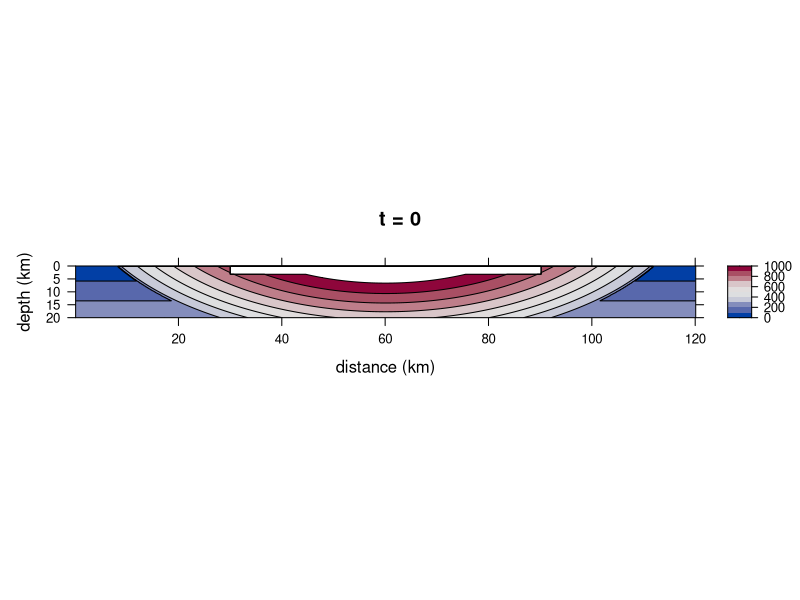

Recreate this plot in R. (Note: a time limit stopped this script after it produced the figure.)
# This script creates a finite difference model of the cooling of a melt sheet
# caused by an impact.
# In this case we model the cooling of the Chicxulub. melt sheet.
# This code is designed to run in R.
# Updated 2020.10.30 CH


## SETUP -----------------------------------------------------------------------

# Clear all from workspace/environment.
  # rm(list = ls())  # Uncomment if needed

# Install and load required packages.
  # Install and load lattice for plotting results.
  if(!require(lattice)){install.packages("lattice")}
  library(lattice)
  # Install and load grDevices for plot color schemes.
  if(!require(grDevices)){install.packages("grDevices")}
  library(grDevices)


## SET MODEL DIMENSIONS --------------------------------------------------------

# Define grid size and node spacing for the model.

# Define size of model domain. 
  x.size <- 120000  # [m] 
  z.size <- 20000  # [m]
# Set resolution (number of nodes).  
  x.num <- 600
  z.num <- 200 
# Define stepsize.
  dx <- x.size / (x.num - 1)  # [m] 
  dz <- z.size / (z.num - 1)  # [m]  
# Create vectors of node locations.
  x <- seq(from = 0, to = x.size, by = dx)  # [m]
  z <- seq(from = 0, to = z.size, by = dz)  # [m]


## SET MODEL PARAMETERS --------------------------------------------------------

# Define material properties and initialize arrays for the model area and for
# the melt sheet. 
# All temperatures in °C should be converted to K before running the model.

# Set and calculate constants.
# Set latent heat of fusion of diopside.
  # Suggested value: 421000 J/kg; Birch et al. (1942)
  L <- 421000  # [J/kg] 
# Set liquidus temperature.
  # Suggested value: 1177°C; Abramov and Kring (2007)
  T.liquidus.C <- 1177  # [°C]
  T.liquidus <- T.liquidus.C + 273.15  # [K]
# Set solidus temperature.
  # Suggested value: 997°C; Abramov and Kring (2007)
  T.solidus.C <- 997  # [°C]
  T.solidus <- T.solidus.C + 273.15  # [K]
# Set Zr saturation temperature unknown, set to 0 to prevent issues in code.
  T.Zrsat.C <- 0  # [°C]
# Set heat capacity with no latent heat.
  # Suggested value: 1000 J/(kg/K), heat capacity of basement, melt, breccia; 
  # Abramov and Kring (2007)
  Cp.nolatent <- 1000  # [J/(kg*K)]
# Set initial heat capacity.
  Cp.initial <- matrix(data = Cp.nolatent, nrow = x.num, 
                       ncol = z.num)  # [J/(kg*K)]
# Calculate heat capacity accounting for latent heat of fusion.
  # Suggested value: 3339 J/(kg*K); Abramov and Kring (2007)
  Cp.prime <- Cp.initial + (L / (T.liquidus - T.solidus))  # [J/(kg*K)]
# Initialize matrix for initial model setup below.
  Cp.0 <- Cp.initial  
# Set thermal conductivity.
  # Suggested value: 2.5 W/(m*K), thermal conductivity of basement, melt, 
  # breccia; Abramov and Kring (2007)
  k <- matrix(data = 2.5, nrow = x.num, ncol = z.num)  #[W/(m*K)]
# Set heat productiion.
  # Suggested value: 2.2e-6 is average A value from Jones (1988), table 6
  A <- matrix(data = 2.2e-6, nrow = x.num, ncol = z.num)  # [W/(m^3)]
# Set density.
  # Suggested value: 2700 kg/(m^3), density of basement, melt, breccia; 
  # Abramov and Kring (2007)
  rho <- matrix(data = 2700, nrow = x.num, ncol = z.num)  # [kg/(m^3)]
# Calculate thermal diffusivity.
  Kappa <- k / (rho * Cp.nolatent)   # [(m^2)/s]
  Kappa.min <- min(Kappa)  # [(m^2)/s] 
# Set tectonic uplift rate.
  # We assumed no tectonic uplift. 
  U <- matrix(data = 0, nrow = x.num, ncol = z.num)  # [m/s]
# Set geothermal gradient.
  # Suggested value: 13 K/km, Abramov and Kring (2007)
  a.Kkm <- 13  # [K/km]
  a <- a.Kkm / 1000  # [K/m]

# Define time step.
  dt.max.x <- (dx ^ 2) / (6 * Kappa.min)  # [s] 
  dt.max.z <- (dz ^ 2) / (6 * Kappa.min)  # [s] 
  dt.min <- min(dt.max.x, dt.max.z)
  dt.yr <- dt.min * 3.17098e-8 # [yr]
  dt <- dt.min
# Choose our own dt (has to be bigger than dt.min).
  dt.choice.yr <- 100  # [yr] 
  dt <- dt.choice.yr / 3.17098e-8  # [s]

# Set material properties of the melt sheet.
# Set the temperature of melt sheet.
  # Suggested value: 2370°C; Timms et al. (2017)  
  # Another option: 1700°C; Abramov and Kring (2007)
  T.meltsheet.C <- 2370  # [°C]
  T.meltsheet <- T.meltsheet.C + 273.15  # [K]
# Set dimensions of melt sheet.
  meltsheetdiameter <- 60000  # [m]
  meltsheetthickness <- 3000  # [m]
# Find the position of the melt sheet in the modeling domain,
  # If the melt sheet is centered in the x direction in the model, find the 
  # position in meters along the x axis of the left (start) and right (end) 
  # sides of the meltsheet.
  xstart.melt <- mean(x) - (meltsheetdiameter / 2)  # [m]
  xend.melt <- mean(x) + (meltsheetdiameter / 2)  # [m]
  # Find the index in the vector that corresponds to the positions above.
  xstart.melt.index <- which(abs(x - xstart.melt) == min(abs(x - xstart.melt)))
  xend.melt.index <- which(abs(x - xend.melt) == min(abs(x - xend.melt)))
  # Find the z positions of the melt sheet. Make the melt sheet start on the 
  # second row of the matrix, below the air layer.
  zstart.melt.index <- 2 
  # If the melt sheet is meltsheetthickness and starts at the second row of the
  # model, find the index that corresponds to the bottom of the melt sheet.
  zend.melt <- z[2] + meltsheetthickness
  zend.melt.index <- round(zend.melt / dz, digits = 0)
  # Rename zend.melt for clarity later on.
  base.MS <- zend.melt / 1000  # [km]
  
# Set a value for the air (surface) temperature.
  T.surface.C <- 25  # [°C]
  T.surface <- T.surface.C + 273.15  # [K]
  
# # Save table of parameters as a .csv file.
# # Create and populate a data frame of model parameters (MP).
#   MP <- as.data.frame(matrix(data = NA, nrow = 1, ncol = 3))
#   colnames(MP) <- c("Variable", "Units", "Value")
#   # Model domain and resolution.
#   MP[1, ]  <- c("Model domain and resolution", "", "")
#   MP[2, ]  <- c("Modeled domain, distance", "km", x.size / 1000)
#   MP[3, ]  <- c("Model step size, distance", "m", round(dx, digits = 1))
#   MP[4, ]  <- c("Modeled domain, depth", "km", z.size / 1000)
#   MP[5, ]  <- c("Model step size, depth", "m", round(dz, digits = 1))
#   MP[6, ]  <- c("Model time step", "years", round(dt.choice.yr, digits = 1))
#   # Melt sheet size.
#   MP[7, ]  <- c("Melt sheet dimensions", "", "")
#   MP[8, ]  <- c("Melt sheet diameter", "km", meltsheetdiameter / 1000)
#   MP[9, ]  <- c("Melt sheet volume", "km^3", meltsheetvolume)
#   MP[10, ] <- c("Melt sheet thickness", "km", round(meltsheetthickness / 1000, digits = 2))
#   # Melt sheet and basement rock properties.
#   MP[11, ] <- c("Physical properties of basement and melt sheet", "", "")
#   MP[12, ] <- c("Geothermal gradient", "°C/km", a.Kkm)
#   MP[13, ] <- c("Latent heat of fusion of diopside", "J/kg", L)
#   MP[14, ] <- c("Heat capacity, no latent heat effects", "J/(kg*K)", Cp.nolatent)
#   MP[15, ] <- c("Heat capacity, accounting for latent heat of fusion", "J/(kg*K)", round(Cp.prime[1, 1], digits = 1))
#   MP[16, ] <- c("Thermal conductivity", "W/(m*K)", k[1, 1])
#   MP[17, ] <- c("Heat production, basement and melt sheet", "W/(m^3)", A[1, 1])
#   MP[18, ] <- c("Density, basement and melt sheet", "kg/(m^3)", rho[1,1])
#   MP[19, ] <- c("Thermal diffusivity, basement and melt", "(m^2)/s", round(Kappa[1, 1], digits = 7))
#   MP[20, ] <- c("Tectonic uplift", "m/s", U[1, 1])
#   # Temperatures.
#   MP[21, ] <- c("Temperatures", "", "")
#   MP[22, ] <- c("Temperature, melt sheet at time = 0", "°C", T.meltsheet.C)
#   MP[23, ] <- c("Temperature, surface", "°C", T.surface.C)
#   MP[24, ] <- c("Temperature, liquidus", "°C", T.liquidus.C)
#   MP[25, ] <- c("Temperature, solidus", "°C", T.solidus.C)
#   MP[26, ] <- c("Temperature, Zr saturation", "°C", T.Zrsat.C)
# # Write table to csv. Change path for your working directory.
# write.csv(MP, file = "Chicxulub Results/MeltSheetChicxulub_2020.09.22/ModelParameters_2370_2020.09.22.csv")
  

## INITIAL T DISTRIBUTION ------------------------------------------------------

# Set up an initial condition of an instantaneously emplaced melt sheet at an 
# elevated temperature and a central uplift region.

# Initialize a matrix for initial temperature conditions.
  T.0 <- matrix(data = 0, nrow = x.num, ncol = z.num)  # [K]
# Assign the first row of the initial matrix to be the air temperature.
  T.0[ , 1] <- T.surface  # [K] 
# Make a geotherm for the initialization matrix.
  for (i in 2:z.num) {
    T.0[ , i] <- T.0[1, 1] + a * z[i]
  }
  
# Elevate the temperature at central uplift.
  # Elevate the temperature at the central uplift by creating an ellipse with a
  # temperature gradient that is centered above the model domain (in the sky).
  # Here we used a large circle with a diameter two times larger than the melt 
  # sheet diameter, centered above the melt sheet. We scaled the temperature by 
  # position from center of ellipse and replaced these temperatures on relevant
  # nodes of the T.0 initialization matrix.
  for (i in 1:x.num) {
    for (j in 1:z.num) {
      # Calculate the value at the node to determine if it inside or outside the 
      # ellipse.
      node.value <- (((x[[i]] - mean(x))^2) / ((meltsheetdiameter)^2)) + 
        (((z[[j]] - (-meltsheetdiameter / 2))^2) / ((meltsheetdiameter) ^ 2))
      # Assign a value to the uplift matrix that depends on whether the node is
      # inside out outside the uplift ellipse.
      if (node.value <= 1) {
        # Inside the ellipse, scale the temperature position to decrease from 
        # center of ellipse. 
        # T.0[i, j] <- 1600 + -node.value * 1150
        T.0[i, j] <- 1700 + -node.value * 1150 
      } else {
        # Outside the ellipse, keep the geotherm the same temperature.
        T.0[i, j] <- T.0[i, j] 
      }
    }
  }
# Check to see how the uplift geometry and scaling looks (uncomment next line).
  # levelplot(T.0 - 273.15, col.regions = rev(hcl.colors(n = 25, palette = 'Spectral')))

# Emplace the melt sheet on the initial conditions matrix. 
  # Set material properties of the melt sheet.
  for (i in xstart.melt.index:xend.melt.index) {
    for (j in zstart.melt.index:zend.melt.index) {
      T.0[i, j] <- T.meltsheet
      # k[i, j]     <- 3.0    # thermal conductivity, [W/(m*K)]
      # A[i, j]     <- 1e-6   # heat production, [W/(m^3)]
      # rho[i, j]   <- 3300   # density, [kg/(m^3)]
      if (T.0[i, j] < T.liquidus & T.0[i, j] > T.solidus) {
        Cp.0[i, j] <- Cp.initial[i, j]   # heat capacity, [J/(kg*K)]
      } else {
        Cp.0[i, j] <- Cp.prime[i, j]  
      }
      # Kappa[i, j] <- k[i, j] / (rho[i, j] * Cp[i, j])  # [(m^2)/s]
    }
  }
# Reapply air layer to top row of the model to cover the overwriting by the code
# that inserts the central uplift region.
  T.0[, 1] <- T.surface  # [K]

# Plot initial conditions to verify that the model is set up correctly.
levelplot(T.0 - 273.15,
  # Change x and y axis scales and labeling.
  scales = list(x = list(labels = seq(from = 0, to = (x.size / 1000), by = 20)),
                y = list(labels = seq(from = 0, to = (z.size / 1000), by = 5))),
  # Flip y axis so depth increases down.
  ylim = c(200, 0),
  # Add plot labels and title.
  xlab = "distance (km)", 
  ylab = "depth (km)", 
  main = "t = 0",
  # Set the aspect ratio of plot.
  aspect = (z.size / 2) / x.size,
  # Set the color scheme.
  col.regions = hcl.colors(n = 12.5, palette = "Blue-Red"),
  # Turn on contour lines.
  contour = T,
  # Set colorbar limits and density of contour interval on plot.
  # Next line: color all temperatures.
  # at = c(seq(0, 2400, length.out = 12.5)))
  # Next line: color a restricted range of temperatures to better see the
  # gradient of the central uplift region.
  at = c(seq(0, 1000, length.out = 11)))


## CREATE FUNCTION OF THERMAL MODEL --------------------------------------------

# Make a function to solve the finite difference equation for n time steps.
  RunModel <- function(n.timesteps) {
    # Initialize a list as a container for model returns at different times.
    T.n <- list()
    # Place T.0 in the first position of the T.n list.
    T.n[[1]] <- T.0
    # Initialize a list as a container for model returns at different times.
    Cp <- list()
    # Place T.0 in the first position of the T.n list.
    Cp[[1]] <- Cp.0
    for (t in 1:n.timesteps) {
      # Initialize T.n[[t + 1]]
      T.n[[t + 1]] <- matrix(data = NA, nrow = x.num, ncol = z.num)
      # Initialize Cp[[t + 1]]
      Cp[[t + 1]] <- matrix(data = NA, nrow = x.num, ncol = z.num)
      # Calculate T for interior of T.n[[t + 1]] matrix.
      for (i in 2:(x.num - 1)) {
        for (j in 2:(z.num - 1)) {
          # Set constant T border.
          T.n[[t + 1]][, 1] <- T.n[[1]][1, 1]  # top
          T.n[[t + 1]][, z.num] <- T.n[[1]][x.num, z.num]  # bottom
          T.n[[t + 1]][x.num, ] <- T.n[[t]][x.num, ]  # right
          T.n[[t + 1]][1, ] <- T.n[[1]][1, ]  # left
          # Calculate T in the interior of the model
          T.n[[t + 1]][i, j] <- T.n[[t]][i, j] +
            # conduction term
            ((Kappa[i, j] * dt) * (((T.n[[t]][(i + 1), j] - (2 * T.n[[t]][i, j]) + T.n[[t]][(i - 1), j]) / (dx ^ 2)) + ((T.n[[t]][i, (j + 1)] - (2 * T.n[[t]][i, j]) + T.n[[t]][i, (j - 1)]) / (dz ^ 2) ))) +
            # heat production term
            ((A[i, j] * dt) / (rho[i, j] * Cp[[t]][i, j])) +
            # advection/uplift term
            (U[i, j] * dt * ((T.n[[t]][i, (j + 1)] - T.n[[t]][i, j]) / dz))
        }
      }
      # Calculate Cp based on the most recent run of the model to be used in the
      # next iteration of the model.
      # Set constant Cp border.
      Cp[[t + 1]][1, ] <- Cp.initial[1, ]  # left
      Cp[[t + 1]][x.num, ] <- Cp.initial[x.num, ]  # right
      Cp[[t + 1]][, 1] <- Cp.initial[, 1]  # top
      Cp[[t + 1]][, z.num] <- Cp.initial[, z.num]  # bottom
      # Calculate Cp for interior of the model.
      for (i in 2:(x.num - 1)) {
        for (j in 2:(z.num - 1)) {
          Cp[[t + 1]][i, j] <- ifelse(T.n[[t + 1]][i, j] < T.liquidus && T.n[[t + 1]][i, j] > T.solidus, Cp.prime[i, j], Cp.initial[i, j])
        }
      }
    }
    objects.to.return <- list("T.n" = T.n, "Cp" = Cp)
    return(objects.to.return)
  }


## RUN MODEL -------------------------------------------------------------------

# Solve the finite difference equation for n time steps.
  # Set number of time steps. 
  n <- 10000 
  # Run model for n timesteps.
  model.results <- RunModel(n)  
  # Save the model results of temperature to R environment.
  T.n <- model.results$T.n  # [K]

# Save model results to computer. Change path for your working directory.
  # saveRDS(T.n, file = "Chicxulub results/MeltSheetChicxulub_2020.09.22/T.n_2370_0to10000.RData")
# Load in previous model run results. Change path for your working directory.
  # T.n <- readRDS("Chicxulub Results/MeltSheetChicxulub Results_2020.09.22/T.n_1700_0to10000.RData")

## PLOT 2D MODEL RESULTS -------------------------------------------------------

# Make plotting function to plot model results in °C using the lattice package.
  levelplotCH <- function(IterationNumber,
                          x.axis.in.m = x,
                          z.axis.in.m = z,
                          dtyr = dt.yr,
                          xnum = x.num,
                          znum = z.num,
                          xval = x.size,
                          zval = z.size) {
  # Specify dataset by the model iteration number.
  InputMatrix <- T.n[[IterationNumber]]
  # Make plot.                                                
  OutputPlot <- levelplot(InputMatrix - 273.15,
    # Change x and y axis scales and labeling.
    scales = list(x = list(labels = seq(from = 0, to = (xval / 1000), by = 20)),
                  y = list(labels = seq(from = 0, to = (zval / 1000), by = 5))),
    # Flip y axis so depth increases down.
    # Cut off the bottom part of the model because of edge effects.
    ylim = c(200, 0),
    # Add plot labels and title.
    xlab = "distance (km)", # x axis label
    ylab = "depth (km)", # y axis label
    main = paste("t =", (round(((IterationNumber - 1) * dt.choice.yr),
                 digits = 0)) / 1000, "ka", sep = " "),
    # Set the aspect ratio of plot.
    aspect = (zval / 2) / xval,
    # Set the color scheme.
    col.regions = hcl.colors(n = 12.5, palette = "Blue-Red"),
    # Commount out the line above and uncomment the lind below to plot in 
    # grayscale.
    # col.regions = rev(hcl.colors(n = 25, palette = 'Grays')),  
    contour = T,  # Add contour lines.
    # Set colorbar limits and density of contour interval on plot.
    at = c(seq(0, 2400, length.out = 12.5))) 
  return(OutputPlot)
  }

# Make plotting function to plot model results in °C zoomed in on the top four 
# kilometers of the model. See function above for code comments.
  levelplotCHzoom <- function(IterationNumber,
                              x.axis.in.m = x,
                              z.axis.in.m = z,
                              dtyr = dt.yr,
                              xnum = x.num,
                              znum = z.num,
                              xval = x.size,
                              zval = z.size) {
    InputMatrix <- T.n[[IterationNumber]]          
    OutputPlot <- levelplot(InputMatrix - 273.15,
      scales = list(x = list(labels = seq(from = 0, to = (xval / 1000), 
                                          by = 20)),
                    y = list(labels = seq(from = 0, to = (zval / 1000), 
                                          by = 2))),
      ylim = c(100, 0),
      xlab = "distance (km)",
      ylab = "depth (km)",
      main = paste("t =", (round(((IterationNumber - 1) * dt.choice.yr), 
                   digits = 0)) / 1000, "ka", sep = " "),
      aspect = (zval / 2) / xval,
      col.regions = hcl.colors(n = 12.5, palette = "Blue-Red"),
      contour = T,
      at = c(seq(0, 2400, length.out = 12.5)))
    return(OutputPlot)
  }
  
# Make plotting function to plot model results in °C zoomed in on the top four 
# kilometers of the model with only contour lines, no color. 
# See function above for code comments.
  levelplotCHzoom.nocolor <- function(IterationNumber,
                                      x.axis.in.m = x,
                                      z.axis.in.m = z,
                                      dtyr = dt.yr,
                                      xnum = x.num,
                                      znum = z.num,
                                      xval = x.size,
                                      zval = z.size) {
    InputMatrix <- T.n[[IterationNumber]]                               
    OutputPlot <- levelplot(InputMatrix - 273.15,
      scales = list(x = list(labels = seq(from = 0, to = (xval / 1000), 
                                          by = 20)),
                    y = list(labels = seq(from = 0, to = (zval / 1000), 
                                         by = 2))),
      ylim = c(100, 0),
      xlab = "distance (km)", 
      ylab = "depth (km)",
      main = paste("t =", (round(((IterationNumber - 1) * dt.choice.yr), 
                  digits = 0)) / 1000, "ka", sep = " "),
      aspect = (zval / 2) / xval,
      region = FALSE,
      # col.regions = hcl.colors(n = 12.5, palette = "Blue-Red"),
      contour = T, 
      at = c(seq(0, 2400, length.out = 12.5))) 
    return(OutputPlot)
  }

# Check to see that the model ran correctly and that the plotting functions
# work (uncomment the next lines).
  # levelplotCH(1)
  # levelplotCH(2)
  # levelplotCH(5)
  # levelplotCH(10)
  # levelplotCH(51)
  # levelplotCH(101)
  # levelplotCHzoom(1)
  # levelplotCHzoom(51)
  # levelplotCHzoom(101)
  # levelplotCHzoom(1001)
  # levelplotCHzoom.nocolor(1)
  # levelplotCHzoom.nocolor(51)
  # levelplotCHzoom.nocolor(101)

# Output plots as a PDF. Change path for your working directory.
  # pdf("Chicxulub results/MeltSheetChicxulub_2020.09.22/MeltSheet_Chicxulub_2D results_2020.09.22.pdf",
  # width = 8.5, height = 11)
  # keyplots <- c(1, 51, 101, 151, 201, 251, 301, 401, 501)
  # levelplotCH(1)
  # for (n in 1:length(keyplots)) {
  #   print(levelplotCHzoom(keyplots[[n]]))
  # }
  # for (n in 1:length(keyplots)) {
  #   print(levelplotCHzoom.nocolor(keyplots[[n]]))
  # }
  # dev.off()


## EXTRACT 1D PROFILE RESULTS FOR CENTER OF MELT SHEET -------------------------
  
# Extract 1D results through center of 2D model results.
 
# Iterate through T.n list, extract temperature values through center of melt 
# sheet, save in list T.1D.center.
  # Initialize list to hold center values from T.n matricies.
  T.1D.center <- list()
  # Iterate through all matrices in list T.n to extract temperature values at 
  # the center of the melt sheet.
  for (i in 1:length(T.n)) {
    T.1D.center[[i]] <- T.n[[i]][(x.num / 2), ]
  }

# Save model results to computer. Change path for your working directory.
  # saveRDS(T.1D.center, file = "Chicxulub results/MeltSheetChicxulub_2020.09.22/T.1D.center_1700_0to10000b.RData")

  
## RUN MODEL FOR SECOND ITERATION ----------------------------------------------

# Run model.
  # Replace the starting conditions with the last conditions from the previous
  # model run.
  T.0 <- model.results$T.n[[length(T.n)]]
  Cp.0 <- model.results$Cp[[length(T.n)]]
  # Remove T.n from the environment.
  rm(T.n)
  # Set the number of model iterations: 10002 to 15003
  n <- 5000 
  # Run model for n timesteps.
  model.results <- RunModel(n)  
  # Save the model results of temperature to R environment.
  T.n <- model.results$T.n  # [K]
  
# Save model results to computer. Change path for your working directory.
  # saveRDS(T.n, file = "Chicxulub results/MeltSheetChicxulub_2020.09.22/T.1D.center_1700_10002to15003.RData")

# Extract 1D results and append to previous 1D results.
  # Iterate through T.n list, extract temperature values through center of melt 
  # sheet, save in list T.1D.center.2.
  # Initialize list to hold center values from T.n matricies.
  T.1D.center.2 <- list()
  # Iterate through all matrices in list T.n to extract temperature values at 
  # the center of the melt sheet.
  for (i in 1:length(T.n)) {
    T.1D.center.2[[i]] <- T.n[[i]][(x.num / 2), ]
  }

# Combine T.1D.center and T.1D.center.2 by appending T.1D.center.2 to the bottom of the T.1D.center list.
  T.1D.center <- c(T.1D.center, T.1D.center.2)
  
# Remove repeats (model runs used as initial conditions for the subsequent 
  # model).
  # n = 10000 gives T.n with length  10001, so 10002 is a repeat
  # 10002 + 5000 = 15002, so 15003 is a repeat
  # should end up with total n + 1 (for T.0)
  T.1D.center <- T.1D.center[-c(10002, 15003)]
  
# Save model results to computer. Change path for your working directory.
  # saveRDS(T.1D.center, file = "Chicxulub results/MeltSheetChicxulub_2020.09.22/T.1D.center_1700_0to15001.RData")
  
  
## PLOT 1D PROFILE RESULTS FOR CENTER OF MELT SHEET ----------------------------
  
# Extract key results to plot.
  # Initialize list to hold key results.
  T.1D.center.lim <- list()
  # Set key results.
  # keyresults.center <- c(1, 1001, 2001, 3001, 4001, 5001, 6001, 7001, 8001, 
  #                        9001, 10001, 11001, 12001, 13001, 14001, 15001)
  keyresults.center <- c(1, 1001, 2001, 3001, 4001, 5001, 6001, 7001, 8001, 
                         9001, 10001)
  # Iterate through keyresults and save a list of those temperature profiles.
  for (n in 1:length(keyresults.center)) {
    T.1D.center.lim[[n]] <- T.1D.center[[keyresults.center[[n]]]]
  }
  
# Plot 1D profile through the center of the melt sheet. 
  plot.new()  
  plot(range(0, 2500), range(0, 10),
       type = "n",
       xlab = "temperature (°C)",
       ylab = "depth (km)",
       ylim = c(10, 0),
       yaxs = "i",
       xlim = c(0, 2500),
       xaxs = "i")
  colors <- (hcl.colors(n = length(T.1D.center.lim), palette = "Spectral"))
  for (i in 1:length(T.1D.center.lim)) {
    tempprofile <- T.1D.center.lim[[i]] - 273.15
    lines(tempprofile, z / 1000, lwd = 1.75,  col = colors[i])
  }
  title("1D profile of center of melt sheet (Chicxulub)", cex.main = 0.8)
  lines(c(T.liquidus.C, T.liquidus.C), c(0, 10), lwd = 2, col = "gray")
  lines(c(T.solidus.C, T.solidus.C), c(0, 10), lwd = 2, col = "gray")
  lines(c(800, 800), c(0, 10), lwd = 2, col = "gray")
  lines(c(0, 2500), c((2 * meltsheetthickness / 1000), 
                      (2 * meltsheetthickness / 1000)), 
        lwd = 2, col = "black", lty = "dashed")
  text(x = T.liquidus.C + 30, y = 8, labels = "liquidus = 1177°C", srt = 270)
  text(x = T.solidus.C + 30, y = 8, labels = "solidus = 997°C", srt = 270)
  text(x = 800 + 30, y = 8, labels = "800°C", srt = 270)
  legend("bottomright", 
    paste(round(((keyresults.center - 1) * dt.choice.yr), digits = 0) / 1000), 
    cex = 0.8, col = colors, lty = "solid", lwd = 1.75,
    title = "time elapsed (ka)")

  
